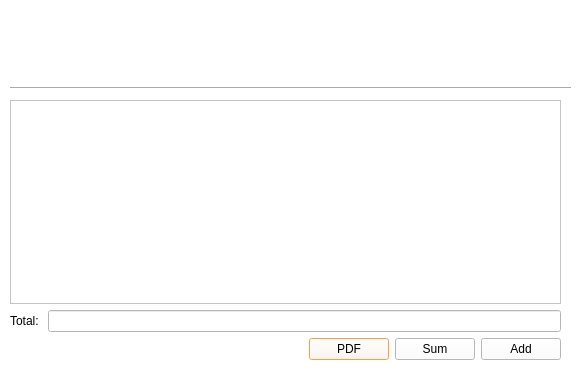
<?xml version="1.0" encoding="UTF-8"?>
<ui version="4.0">
 <class>Beauty</class>
 <widget class="QDialog" name="Beauty">
  <property name="geometry">
   <rect>
    <x>0</x>
    <y>0</y>
    <width>582</width>
    <height>375</height>
   </rect>
  </property>
  <property name="windowTitle">
   <string>Dialog</string>
  </property>
  <property name="styleSheet">
   <string notr="true">background-color: rgb(255, 255, 255);
selection-background-color: rgb(245, 121, 0);</string>
  </property>
  <widget class="QWidget" name="widget" native="true">
   <property name="geometry">
    <rect>
     <x>230</x>
     <y>0</y>
     <width>120</width>
     <height>80</height>
    </rect>
   </property>
   <property name="styleSheet">
    <string notr="true">image: url(:/images/icons-barbershop-80.png);</string>
   </property>
  </widget>
  <widget class="Line" name="line">
   <property name="geometry">
    <rect>
     <x>10</x>
     <y>80</y>
     <width>561</width>
     <height>16</height>
    </rect>
   </property>
   <property name="orientation">
    <enum>Qt::Horizontal</enum>
   </property>
  </widget>
  <widget class="QWidget" name="">
   <property name="geometry">
    <rect>
     <x>10</x>
     <y>100</y>
     <width>551</width>
     <height>260</height>
    </rect>
   </property>
   <layout class="QVBoxLayout" name="verticalLayout">
    <item>
     <widget class="QTableWidget" name="tableWidget"/>
    </item>
    <item>
     <layout class="QHBoxLayout" name="horizontalLayout">
      <item>
       <widget class="QLabel" name="label">
        <property name="text">
         <string>Total: </string>
        </property>
       </widget>
      </item>
      <item>
       <widget class="QLineEdit" name="lineEdit"/>
      </item>
     </layout>
    </item>
    <item>
     <layout class="QHBoxLayout" name="horizontalLayout_2">
      <item>
       <spacer name="horizontalSpacer">
        <property name="orientation">
         <enum>Qt::Horizontal</enum>
        </property>
        <property name="sizeHint" stdset="0">
         <size>
          <width>248</width>
          <height>20</height>
         </size>
        </property>
       </spacer>
      </item>
      <item>
       <widget class="QPushButton" name="pushButton_3">
        <property name="text">
         <string>PDF</string>
        </property>
       </widget>
      </item>
      <item>
       <widget class="QPushButton" name="pushButton_2">
        <property name="text">
         <string>Sum</string>
        </property>
       </widget>
      </item>
      <item>
       <widget class="QPushButton" name="pushButton">
        <property name="text">
         <string>Add</string>
        </property>
       </widget>
      </item>
     </layout>
    </item>
   </layout>
  </widget>
 </widget>
 <resources/>
 <connections/>
</ui>
